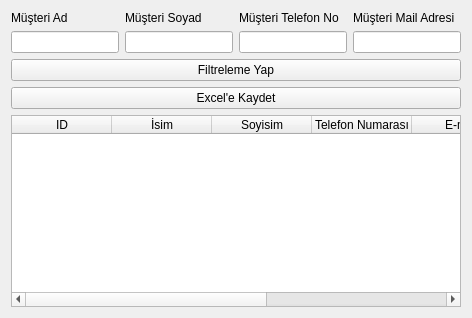
            <widget class="QWidget" name="tab_12">
             <attribute name="title">
              <string>Müşteri Sorgulama</string>
             </attribute>
             <layout class="QGridLayout" name="gridLayout_28">
              <item row="3" column="0" colspan="2">
               <widget class="QTableWidget" name="musSorgulama_tableWidget">
                <column>
                 <property name="text">
                  <string>ID</string>
                 </property>
                </column>
                <column>
                 <property name="text">
                  <string>İsim</string>
                 </property>
                </column>
                <column>
                 <property name="text">
                  <string>Soyisim</string>
                 </property>
                </column>
                <column>
                 <property name="text">
                  <string>Telefon Numarası</string>
                 </property>
                </column>
                <column>
                 <property name="text">
                  <string>E-mail</string>
                 </property>
                </column>
                <column>
                 <property name="text">
                  <string>TC Kimlik Numarası</string>
                 </property>
                </column>
                <column>
                 <property name="text">
                  <string>Kademe</string>
                 </property>
                </column>
               </widget>
              </item>
              <item row="0" column="0" colspan="2">
               <layout class="QGridLayout" name="gridLayout_27">
                <item row="2" column="4">
                 <widget class="QLineEdit" name="musSorgulama_MusTelNo"/>
                </item>
                <item row="2" column="0">
                 <widget class="QLineEdit" name="musSorgulama_MusAd"/>
                </item>
                <item row="2" column="2">
                 <widget class="QLineEdit" name="musSorgulama_MusSoyad"/>
                </item>
                <item row="1" column="0">
                 <widget class="QLabel" name="label_55">
                  <property name="text">
                   <string>Müşteri Ad</string>
                  </property>
                 </widget>
                </item>
                <item row="1" column="2">
                 <widget class="QLabel" name="label_56">
                  <property name="text">
                   <string>Müşteri Soyad</string>
                  </property>
                 </widget>
                </item>
                <item row="1" column="4">
                 <widget class="QLabel" name="label_57">
                  <property name="text">
                   <string>Müşteri Telefon No</string>
                  </property>
                 </widget>
                </item>
                <item row="1" column="6">
                 <widget class="QLabel" name="label_58">
                  <property name="text">
                   <string>Müşteri Mail Adresi</string>
                  </property>
                 </widget>
                </item>
                <item row="2" column="6">
                 <widget class="QLineEdit" name="musSorgulama_MusMail"/>
                </item>
               </layout>
              </item>
              <item row="1" column="0" colspan="2">
               <widget class="QPushButton" name="musSorgulamafiltreButton">
                <property name="text">
                 <string>Filtreleme Yap</string>
                </property>
               </widget>
              </item>
              <item row="2" column="0" colspan="2">
               <widget class="QPushButton" name="excelMusteriButton">
                <property name="text">
                 <string>Excel'e Kaydet</string>
                </property>
               </widget>
              </item>
             </layout>
            </widget>
